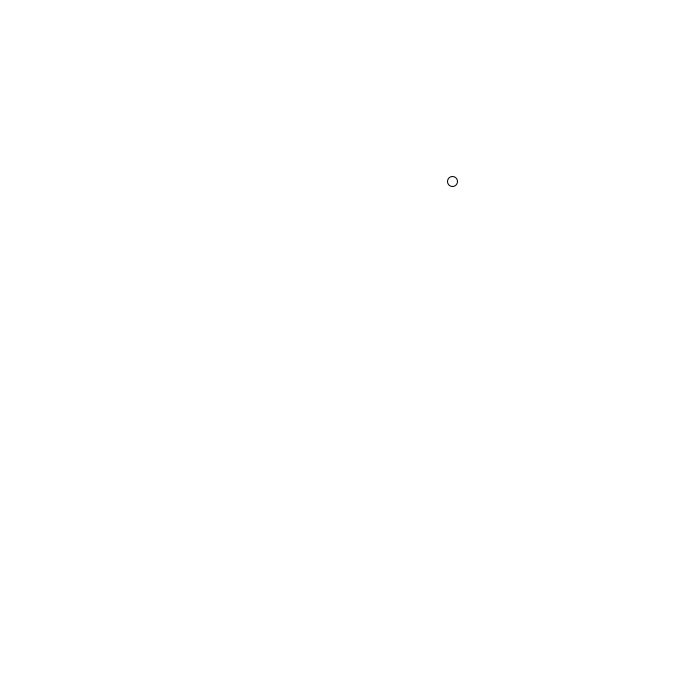
Frame 1 (no input)
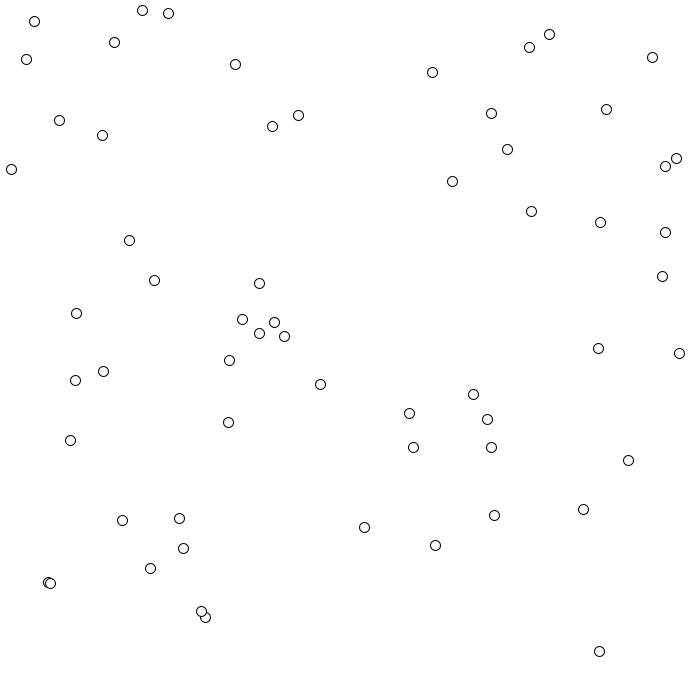
Frame 60 (the mouse pressed at the canvas centre just before this capture)
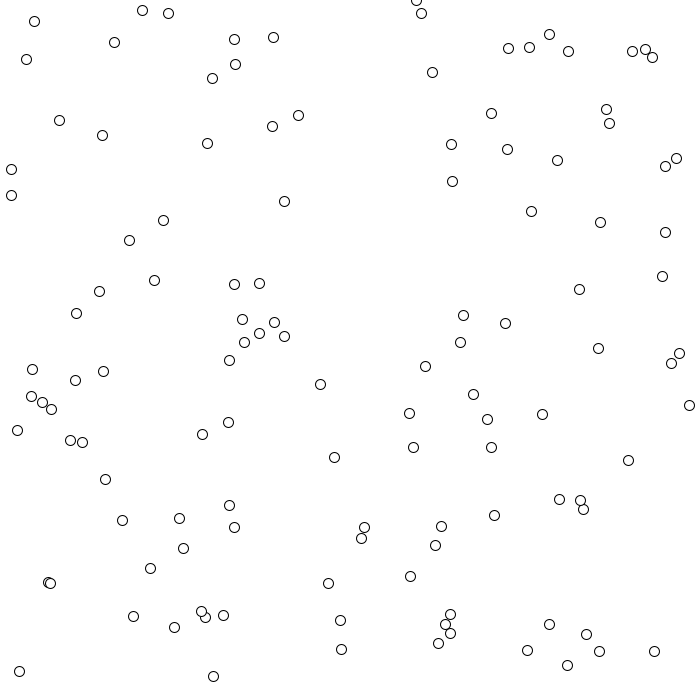
Frame 120 (the mouse held since frame 60 and released just before this capture)

The Processing sketch that drew these frames (run headless with seeded random() and noise(); from frame 60 on, the mouse is pressed at the canvas centre):

// Processing sketch: sketch_171111a
// ── sketch_171111a.pde
void setup(){
  background(255);
  size(700,700);
}

void draw(){
  ellipse(random(0,width),random(0,height),10,10);
}
